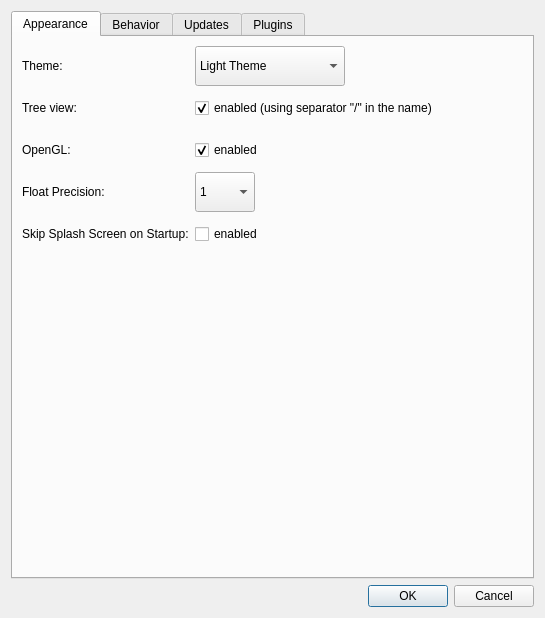
<?xml version="1.0" encoding="UTF-8"?>
<ui version="4.0">
 <class>PreferencesDialog</class>
 <widget class="QDialog" name="PreferencesDialog">
  <property name="geometry">
   <rect>
    <x>0</x>
    <y>0</y>
    <width>545</width>
    <height>618</height>
   </rect>
  </property>
  <property name="minimumSize">
   <size>
    <width>450</width>
    <height>0</height>
   </size>
  </property>
  <property name="windowTitle">
   <string>Preferences</string>
  </property>
  <layout class="QVBoxLayout" name="verticalLayout">
   <item>
    <widget class="QTabWidget" name="tabWidget">
     <property name="focusPolicy">
      <enum>Qt::NoFocus</enum>
     </property>
     <property name="currentIndex">
      <number>0</number>
     </property>
     <widget class="QWidget" name="tab">
      <attribute name="title">
       <string>Appearance</string>
      </attribute>
      <layout class="QVBoxLayout" name="verticalLayout_5">
       <item>
        <layout class="QVBoxLayout" name="verticalLayout_4" stretch="0,1">
         <item>
          <layout class="QFormLayout" name="formLayout">
           <property name="labelAlignment">
            <set>Qt::AlignLeading|Qt::AlignLeft|Qt::AlignVCenter</set>
           </property>
           <property name="formAlignment">
            <set>Qt::AlignLeading|Qt::AlignLeft|Qt::AlignVCenter</set>
           </property>
           <property name="verticalSpacing">
            <number>2</number>
           </property>
           <item row="0" column="0">
            <widget class="QLabel" name="label">
             <property name="sizePolicy">
              <sizepolicy hsizetype="Preferred" vsizetype="Expanding">
               <horstretch>0</horstretch>
               <verstretch>0</verstretch>
              </sizepolicy>
             </property>
             <property name="minimumSize">
              <size>
               <width>0</width>
               <height>40</height>
              </size>
             </property>
             <property name="text">
              <string>Theme:</string>
             </property>
            </widget>
           </item>
           <item row="0" column="1">
            <widget class="QComboBox" name="comboBoxTheme">
             <property name="sizePolicy">
              <sizepolicy hsizetype="Expanding" vsizetype="Fixed">
               <horstretch>0</horstretch>
               <verstretch>0</verstretch>
              </sizepolicy>
             </property>
             <property name="minimumSize">
              <size>
               <width>0</width>
               <height>40</height>
              </size>
             </property>
             <property name="maximumSize">
              <size>
               <width>150</width>
               <height>16777215</height>
              </size>
             </property>
             <item>
              <property name="text">
               <string>Light Theme</string>
              </property>
             </item>
             <item>
              <property name="text">
               <string>Dark Theme</string>
              </property>
             </item>
            </widget>
           </item>
           <item row="1" column="0">
            <widget class="QLabel" name="label_2">
             <property name="sizePolicy">
              <sizepolicy hsizetype="Preferred" vsizetype="Expanding">
               <horstretch>0</horstretch>
               <verstretch>0</verstretch>
              </sizepolicy>
             </property>
             <property name="minimumSize">
              <size>
               <width>0</width>
               <height>40</height>
              </size>
             </property>
             <property name="toolTip">
              <string>&lt;html&gt;&lt;head/&gt;&lt;body&gt;&lt;p&gt;The &amp;quot;Name Separator&amp;quot; is the character use to split the name of a timeseries in the tree view (Timeseries Panel).&lt;/p&gt;&lt;p&gt;Default is &lt;span style=&quot; font-weight:600;&quot;&gt;&amp;quot;/&amp;quot;&lt;/span&gt;.&lt;/p&gt;&lt;/body&gt;&lt;/html&gt;</string>
             </property>
             <property name="text">
              <string>Tree view:</string>
             </property>
            </widget>
           </item>
           <item row="1" column="1">
            <widget class="QCheckBox" name="checkBoxSeparator">
             <property name="minimumSize">
              <size>
               <width>0</width>
               <height>40</height>
              </size>
             </property>
             <property name="toolTip">
              <string>&lt;html&gt;&lt;head/&gt;&lt;body&gt;&lt;p&gt;Change will not be applied to existing timeseries.&lt;/p&gt;&lt;/body&gt;&lt;/html&gt;</string>
             </property>
             <property name="text">
              <string>enabled (using separator &quot;/&quot; in the name)</string>
             </property>
             <property name="checked">
              <bool>true</bool>
             </property>
            </widget>
           </item>
           <item row="2" column="0">
            <widget class="QLabel" name="label_3">
             <property name="sizePolicy">
              <sizepolicy hsizetype="Preferred" vsizetype="Expanding">
               <horstretch>0</horstretch>
               <verstretch>0</verstretch>
              </sizepolicy>
             </property>
             <property name="minimumSize">
              <size>
               <width>0</width>
               <height>40</height>
              </size>
             </property>
             <property name="text">
              <string>OpenGL:</string>
             </property>
            </widget>
           </item>
           <item row="2" column="1">
            <widget class="QCheckBox" name="checkBoxOpenGL">
             <property name="minimumSize">
              <size>
               <width>0</width>
               <height>40</height>
              </size>
             </property>
             <property name="toolTip">
              <string>&lt;html&gt;&lt;head/&gt;&lt;body&gt;&lt;p&gt;Change will not be applied to existing plots.&lt;/p&gt;&lt;/body&gt;&lt;/html&gt;</string>
             </property>
             <property name="text">
              <string>enabled</string>
             </property>
             <property name="checked">
              <bool>true</bool>
             </property>
            </widget>
           </item>
           <item row="3" column="0">
            <widget class="QLabel" name="label_4">
             <property name="sizePolicy">
              <sizepolicy hsizetype="Preferred" vsizetype="Expanding">
               <horstretch>0</horstretch>
               <verstretch>0</verstretch>
              </sizepolicy>
             </property>
             <property name="minimumSize">
              <size>
               <width>0</width>
               <height>40</height>
              </size>
             </property>
             <property name="text">
              <string>Float Precision:</string>
             </property>
            </widget>
           </item>
           <item row="3" column="1">
            <widget class="QComboBox" name="comboBoxPrecision">
             <property name="sizePolicy">
              <sizepolicy hsizetype="Expanding" vsizetype="Fixed">
               <horstretch>0</horstretch>
               <verstretch>0</verstretch>
              </sizepolicy>
             </property>
             <property name="minimumSize">
              <size>
               <width>0</width>
               <height>40</height>
              </size>
             </property>
             <property name="maximumSize">
              <size>
               <width>60</width>
               <height>16777215</height>
              </size>
             </property>
             <item>
              <property name="text">
               <string>1</string>
              </property>
             </item>
             <item>
              <property name="text">
               <string>2</string>
              </property>
             </item>
             <item>
              <property name="text">
               <string>3</string>
              </property>
             </item>
             <item>
              <property name="text">
               <string>4</string>
              </property>
             </item>
             <item>
              <property name="text">
               <string>5</string>
              </property>
             </item>
             <item>
              <property name="text">
               <string>6</string>
              </property>
             </item>
            </widget>
           </item>
           <item row="4" column="0">
            <widget class="QLabel" name="label_5">
             <property name="sizePolicy">
              <sizepolicy hsizetype="Preferred" vsizetype="Expanding">
               <horstretch>0</horstretch>
               <verstretch>0</verstretch>
              </sizepolicy>
             </property>
             <property name="minimumSize">
              <size>
               <width>0</width>
               <height>40</height>
              </size>
             </property>
             <property name="text">
              <string>Skip Splash Screen on Startup:</string>
             </property>
            </widget>
           </item>
           <item row="4" column="1">
            <widget class="QCheckBox" name="checkBoxSkipSplash">
             <property name="minimumSize">
              <size>
               <width>0</width>
               <height>40</height>
              </size>
             </property>
             <property name="toolTip">
              <string>&lt;html&gt;&lt;head/&gt;&lt;body&gt;&lt;p&gt;Enabling this will make PlotJuggler less fun.&lt;/p&gt;&lt;/body&gt;&lt;/html&gt;</string>
             </property>
             <property name="text">
              <string>enabled</string>
             </property>
             <property name="checked">
              <bool>false</bool>
             </property>
            </widget>
           </item>
          </layout>
         </item>
         <item>
          <spacer name="verticalSpacer_2">
           <property name="orientation">
            <enum>Qt::Vertical</enum>
           </property>
           <property name="sizeHint" stdset="0">
            <size>
             <width>20</width>
             <height>40</height>
            </size>
           </property>
          </spacer>
         </item>
        </layout>
       </item>
      </layout>
     </widget>
     <widget class="QWidget" name="behaviorTab">
      <attribute name="title">
       <string>Behavior</string>
      </attribute>
      <layout class="QVBoxLayout" name="verticalLayout_7">
       <item>
        <widget class="QGroupBox" name="groupBoxAutoZoom">
         <property name="sizePolicy">
          <sizepolicy hsizetype="Preferred" vsizetype="Preferred">
           <horstretch>0</horstretch>
           <verstretch>0</verstretch>
          </sizepolicy>
         </property>
         <property name="minimumSize">
          <size>
           <width>0</width>
           <height>0</height>
          </size>
         </property>
         <property name="title">
          <string>Reset plot zoom when:</string>
         </property>
         <property name="alignment">
          <set>Qt::AlignLeading|Qt::AlignLeft|Qt::AlignVCenter</set>
         </property>
         <layout class="QVBoxLayout" name="verticalLayout_6">
          <item>
           <widget class="QCheckBox" name="checkBoxAutoZoomAdded">
            <property name="text">
             <string>Curve added to plot</string>
            </property>
            <property name="checked">
             <bool>true</bool>
            </property>
           </widget>
          </item>
          <item>
           <widget class="QCheckBox" name="checkBoxAutoZoomVisibility">
            <property name="text">
             <string>Curve visibility toggled (in curves legend)</string>
            </property>
            <property name="checked">
             <bool>true</bool>
            </property>
           </widget>
          </item>
          <item>
           <widget class="QCheckBox" name="checkBoxAutoZoomFilter">
            <property name="toolTip">
             <string/>
            </property>
            <property name="text">
             <string>Filters applied to curves</string>
            </property>
            <property name="checked">
             <bool>true</bool>
            </property>
           </widget>
          </item>
         </layout>
        </widget>
       </item>
       <item>
        <widget class="QGroupBox" name="groupBox">
         <property name="sizePolicy">
          <sizepolicy hsizetype="Preferred" vsizetype="Preferred">
           <horstretch>0</horstretch>
           <verstretch>0</verstretch>
          </sizepolicy>
         </property>
         <property name="title">
          <string>Curves color:</string>
         </property>
         <layout class="QVBoxLayout" name="verticalLayout_2">
          <property name="spacing">
           <number>7</number>
          </property>
          <item>
           <widget class="QRadioButton" name="radioGlobalColorIndex">
            <property name="text">
             <string>global color sequence</string>
            </property>
            <property name="checked">
             <bool>true</bool>
            </property>
           </widget>
          </item>
          <item>
           <widget class="QRadioButton" name="radioLocalColorIndex">
            <property name="text">
             <string>reset color sequence in each plot area</string>
            </property>
           </widget>
          </item>
          <item>
           <widget class="QCheckBox" name="checkBoxRememberColor">
            <property name="text">
             <string>remember color</string>
            </property>
            <property name="checked">
             <bool>true</bool>
            </property>
           </widget>
          </item>
         </layout>
        </widget>
       </item>
       <item>
        <widget class="QGroupBox" name="gridGroupBox">
         <property name="title">
          <string>Export Plots:</string>
         </property>
         <layout class="QGridLayout" name="gridLayout_3">
          <item row="1" column="0">
           <widget class="QLabel" name="labelExportY">
            <property name="text">
             <string>Height</string>
            </property>
           </widget>
          </item>
          <item row="0" column="0">
           <widget class="QLabel" name="labelExportX">
            <property name="text">
             <string>Width</string>
            </property>
           </widget>
          </item>
          <item row="0" column="1">
           <widget class="QSpinBox" name="spinBoxExportX">
            <property name="maximum">
             <number>10000</number>
            </property>
            <property name="value">
             <number>1200</number>
            </property>
           </widget>
          </item>
          <item row="1" column="1">
           <widget class="QSpinBox" name="spinBoxExportY">
            <property name="maximum">
             <number>10000</number>
            </property>
            <property name="value">
             <number>900</number>
            </property>
           </widget>
          </item>
         </layout>
        </widget>
       </item>
       <item>
        <widget class="QGroupBox" name="groupBoxMouseInteraction">
         <property name="title">
          <string>Mouse Interaction:</string>
         </property>
         <layout class="QVBoxLayout" name="verticalLayout_8">
          <item>
           <widget class="QCheckBox" name="checkBoxSwapPanZoom">
            <property name="toolTip">
             <string>&lt;html&gt;&lt;head/&gt;&lt;body&gt;&lt;p&gt;Default: Left-click to zoom, Ctrl+Left-click to pan&lt;/p&gt;&lt;p&gt;Swapped: Left-click to pan, Ctrl+Left-click to zoom&lt;/p&gt;&lt;/body&gt;&lt;/html&gt;</string>
            </property>
            <property name="text">
             <string>Swap pan/zoom mouse action modifiers</string>
            </property>
            <property name="checked">
             <bool>false</bool>
            </property>
           </widget>
          </item>
         </layout>
        </widget>
       </item>
       <item>
        <widget class="QGroupBox" name="groupBox_2">
         <property name="title">
          <string>Parsing</string>
         </property>
         <layout class="QVBoxLayout" name="verticalLayout_9">
          <item>
           <widget class="QCheckBox" name="checkBoxTruncation">
            <property name="toolTip">
             <string>&lt;html&gt;&lt;head/&gt;&lt;body&gt;&lt;p&gt;PlotJuggler uses double (64bits) internally.&lt;/p&gt;&lt;p&gt;This means that integer numbers with more than 52 significant bits &lt;span style=&quot; font-weight:700;&quot;&gt;can not be represented&lt;/span&gt; exactly.&lt;/p&gt;&lt;p&gt;Disabling this check, you allow static type conversion and accept some degree of  numerical errors. &lt;/p&gt;&lt;/body&gt;&lt;/html&gt;</string>
            </property>
            <property name="text">
             <string>Strict Truncation check (uncheck at your own risk)</string>
            </property>
            <property name="checked">
             <bool>true</bool>
            </property>
           </widget>
          </item>
         </layout>
        </widget>
       </item>
       <item>
        <spacer name="verticalSpacer">
         <property name="orientation">
          <enum>Qt::Vertical</enum>
         </property>
         <property name="sizeHint" stdset="0">
          <size>
           <width>20</width>
           <height>40</height>
          </size>
         </property>
        </spacer>
       </item>
      </layout>
     </widget>
     <widget class="QWidget" name="tabUpdates">
      <attribute name="title">
       <string>Updates</string>
      </attribute>
      <layout class="QFormLayout" name="formLayoutUpdates">
       <item row="0" column="0">
        <widget class="QLabel" name="labelAutomaticUpdates">
         <property name="text">
          <string>Startup check:</string>
         </property>
        </widget>
       </item>
       <item row="0" column="1">
        <widget class="QCheckBox" name="checkBoxAutomaticUpdates">
         <property name="text">
          <string>Automatically check for updates</string>
         </property>
         <property name="checked">
          <bool>true</bool>
         </property>
        </widget>
       </item>
       <item row="1" column="0">
        <widget class="QLabel" name="labelUpdateChannel">
         <property name="text">
          <string>Release channel:</string>
         </property>
        </widget>
       </item>
       <item row="1" column="1">
        <widget class="QComboBox" name="comboBoxUpdateChannel">
         <item>
          <property name="text">
           <string>Stable</string>
          </property>
         </item>
         <item>
          <property name="text">
           <string>Beta</string>
          </property>
         </item>
        </widget>
       </item>
      </layout>
     </widget>
     <widget class="QWidget" name="tabPlugins">
      <attribute name="title">
       <string>Plugins</string>
      </attribute>
      <layout class="QVBoxLayout" name="verticalLayout_3">
       <item>
        <layout class="QHBoxLayout" name="horizontalLayout">
         <item>
          <widget class="QLabel" name="label_6">
           <property name="text">
            <string>&lt;html&gt;&lt;head/&gt;&lt;body&gt;&lt;p&gt;&lt;span style=&quot; font-weight:600;&quot;&gt;Plugin folders &lt;/span&gt;(will be loaded in this order)&lt;span style=&quot; font-weight:600;&quot;&gt;:&lt;/span&gt;&lt;/p&gt;&lt;/body&gt;&lt;/html&gt;</string>
           </property>
          </widget>
         </item>
         <item>
          <spacer name="horizontalSpacer">
           <property name="orientation">
            <enum>Qt::Horizontal</enum>
           </property>
           <property name="sizeHint" stdset="0">
            <size>
             <width>40</width>
             <height>20</height>
            </size>
           </property>
          </spacer>
         </item>
         <item>
          <widget class="QPushButton" name="pushButtonAdd">
           <property name="minimumSize">
            <size>
             <width>24</width>
             <height>24</height>
            </size>
           </property>
           <property name="maximumSize">
            <size>
             <width>24</width>
             <height>24</height>
            </size>
           </property>
           <property name="toolTip">
            <string>&lt;html&gt;&lt;head/&gt;&lt;body&gt;&lt;p&gt;Add folder&lt;/p&gt;&lt;/body&gt;&lt;/html&gt;</string>
           </property>
           <property name="text">
            <string/>
           </property>
           <property name="iconSize">
            <size>
             <width>22</width>
             <height>22</height>
            </size>
           </property>
           <property name="flat">
            <bool>true</bool>
           </property>
          </widget>
         </item>
         <item>
          <widget class="QPushButton" name="pushButtonRemove">
           <property name="minimumSize">
            <size>
             <width>24</width>
             <height>24</height>
            </size>
           </property>
           <property name="maximumSize">
            <size>
             <width>24</width>
             <height>24</height>
            </size>
           </property>
           <property name="toolTip">
            <string>&lt;html&gt;&lt;head/&gt;&lt;body&gt;&lt;p&gt;Remove selected&lt;/p&gt;&lt;/body&gt;&lt;/html&gt;</string>
           </property>
           <property name="text">
            <string/>
           </property>
           <property name="iconSize">
            <size>
             <width>20</width>
             <height>20</height>
            </size>
           </property>
           <property name="flat">
            <bool>true</bool>
           </property>
          </widget>
         </item>
        </layout>
       </item>
       <item>
        <widget class="QLabel" name="label_7">
         <property name="text">
          <string>Add custom folders. Drag and drop the items to change the order.</string>
         </property>
         <property name="wordWrap">
          <bool>true</bool>
         </property>
        </widget>
       </item>
       <item>
        <widget class="QListWidget" name="listWidgetCustom">
         <property name="focusPolicy">
          <enum>Qt::ClickFocus</enum>
         </property>
         <property name="editTriggers">
          <set>QAbstractItemView::NoEditTriggers</set>
         </property>
         <property name="dragDropMode">
          <enum>QAbstractItemView::InternalMove</enum>
         </property>
         <property name="defaultDropAction">
          <enum>Qt::MoveAction</enum>
         </property>
         <property name="spacing">
          <number>2</number>
         </property>
        </widget>
       </item>
       <item>
        <widget class="QLabel" name="label_8">
         <property name="text">
          <string>List of built-in folders:</string>
         </property>
        </widget>
       </item>
       <item>
        <widget class="QListWidget" name="listWidgetBuiltin">
         <property name="editTriggers">
          <set>QAbstractItemView::NoEditTriggers</set>
         </property>
         <property name="selectionMode">
          <enum>QAbstractItemView::NoSelection</enum>
         </property>
         <property name="spacing">
          <number>2</number>
         </property>
        </widget>
       </item>
       <item>
        <widget class="QLabel" name="label_9">
         <property name="text">
          <string>&lt;html&gt;&lt;head/&gt;&lt;body&gt;&lt;p&gt;&lt;span style=&quot; font-weight:600;&quot;&gt;Note&lt;/span&gt;: this change will take effect the next time PlotJuggler is started&lt;/p&gt;&lt;/body&gt;&lt;/html&gt;</string>
         </property>
         <property name="wordWrap">
          <bool>true</bool>
         </property>
        </widget>
       </item>
      </layout>
     </widget>
    </widget>
   </item>
   <item>
    <widget class="QDialogButtonBox" name="buttonBox">
     <property name="orientation">
      <enum>Qt::Horizontal</enum>
     </property>
     <property name="standardButtons">
      <set>QDialogButtonBox::Cancel|QDialogButtonBox::Ok</set>
     </property>
    </widget>
   </item>
  </layout>
 </widget>
 <resources/>
 <connections>
  <connection>
   <sender>buttonBox</sender>
   <signal>accepted()</signal>
   <receiver>PreferencesDialog</receiver>
   <slot>accept()</slot>
   <hints>
    <hint type="sourcelabel">
     <x>248</x>
     <y>254</y>
    </hint>
    <hint type="destinationlabel">
     <x>157</x>
     <y>274</y>
    </hint>
   </hints>
  </connection>
  <connection>
   <sender>buttonBox</sender>
   <signal>rejected()</signal>
   <receiver>PreferencesDialog</receiver>
   <slot>reject()</slot>
   <hints>
    <hint type="sourcelabel">
     <x>316</x>
     <y>260</y>
    </hint>
    <hint type="destinationlabel">
     <x>286</x>
     <y>274</y>
    </hint>
   </hints>
  </connection>
 </connections>
</ui>
